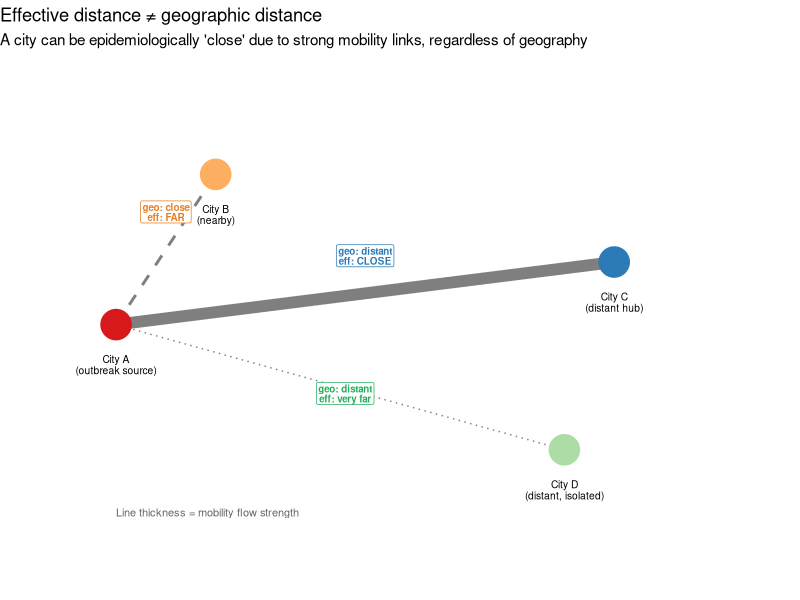

Write R code to recreate this figure.
# ============================================================
# Generate fig6_effective_distance.png
#
# Schematic illustrating that effective distance (based on
# mobility flow strength) differs from geographic distance.
# A nearby city with weak links can be epidemiologically
# "far", while a distant city with strong links is "close".
#
# Written by Claude Sonnet 4.6 (Anthropic)
# ============================================================

library(ggplot2)

# -------------------------------------------------------
# City locations and properties
# -------------------------------------------------------
cities <- data.frame(
  x    = c(0,   1,    5,    4.5),
  y    = c(0,   1.2,  0.5, -1),
  name = c("City A\n(outbreak source)",
           "City B\n(nearby)",
           "City C\n(distant hub)",
           "City D\n(distant, isolated)"),
  col  = c("#d7191c", "#fdae61", "#2c7bb6", "#abdda4")
)

# -------------------------------------------------------
# Edges: line width represents mobility flow strength
# -------------------------------------------------------
edges <- data.frame(
  x1  = c(0, 0, 0),
  y1  = c(0, 0, 0),
  x2  = c(1, 5, 4.5),
  y2  = c(1.2, 0.5, -1),
  lwd = c(1, 4, 0.5),
  lty = c("dashed", "solid", "dotted")
)

# -------------------------------------------------------
# Effective distance annotations
# -------------------------------------------------------
ann <- data.frame(
  x     = c(0.5,  2.5,  2.3),
  y     = c(0.9,  0.55, -0.55),
  label = c("geo: close\neff: FAR",
            "geo: distant\neff: CLOSE",
            "geo: distant\neff: very far"),
  col   = c("#e67e22", "#2c7bb6", "#27ae60")
)

p <- ggplot() +
  # Edges
  geom_segment(data = edges,
               aes(x = x1, y = y1, xend = x2, yend = y2,
                   linewidth = I(lwd), linetype = I(lty)),
               colour = "grey50") +
  # City nodes
  geom_point(data = cities, aes(x = x, y = y, colour = I(col)),
             size = 10) +
  # City labels
  geom_text(data = cities, aes(x = x, y = y - 0.32, label = name),
            size = 2.6, lineheight = 0.9) +
  # Effective distance annotation labels
  geom_label(data = ann, aes(x = x, y = y, label = label,
                              colour = I(col)),
             fill = "white", size = 2.5,
             label.padding = unit(0.15, "lines"),
             fontface = "bold", lineheight = 0.85) +
  # Legend note for line thickness
  annotate("text", x = 0, y = -1.5,
           label = "Line thickness = mobility flow strength",
           size = 2.8, colour = "grey40", hjust = 0) +
  xlim(-0.8, 6.5) +
  ylim(-2, 2) +
  theme_void() +
  labs(title    = "Effective distance ≠ geographic distance",
       subtitle = paste0("A city can be epidemiologically 'close' due to ",
                         "strong mobility links, regardless of geography"))

png("fig6_effective_distance.png", width = 820, height = 420, res = 120)
print(p)
dev.off()
